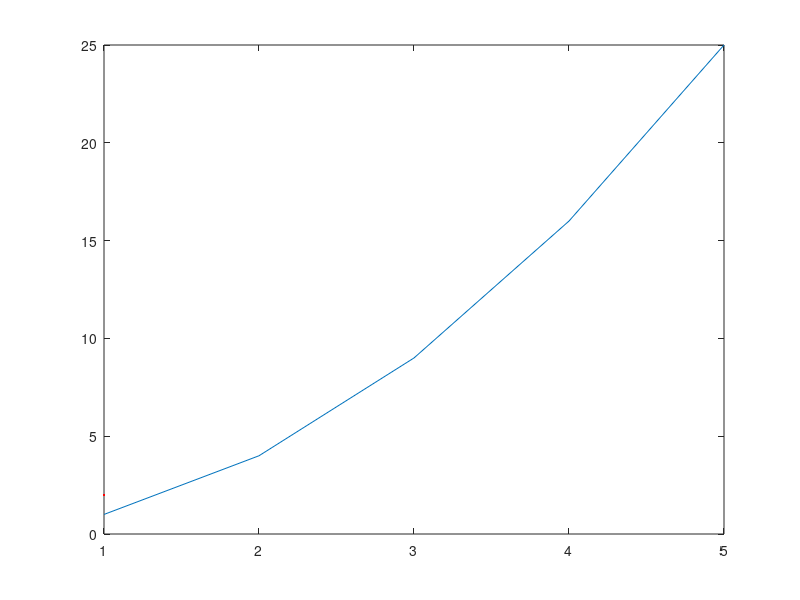

This figure's MATLAB source: (Note: this script raises an error after producing the figure.)
x = 1:5;
plot(x, x.^2, LineWidth=2, Color='r');
s = 'Hello';
if contains(s, 'hello', IgnoreCase=true)
    disp('found')
end
